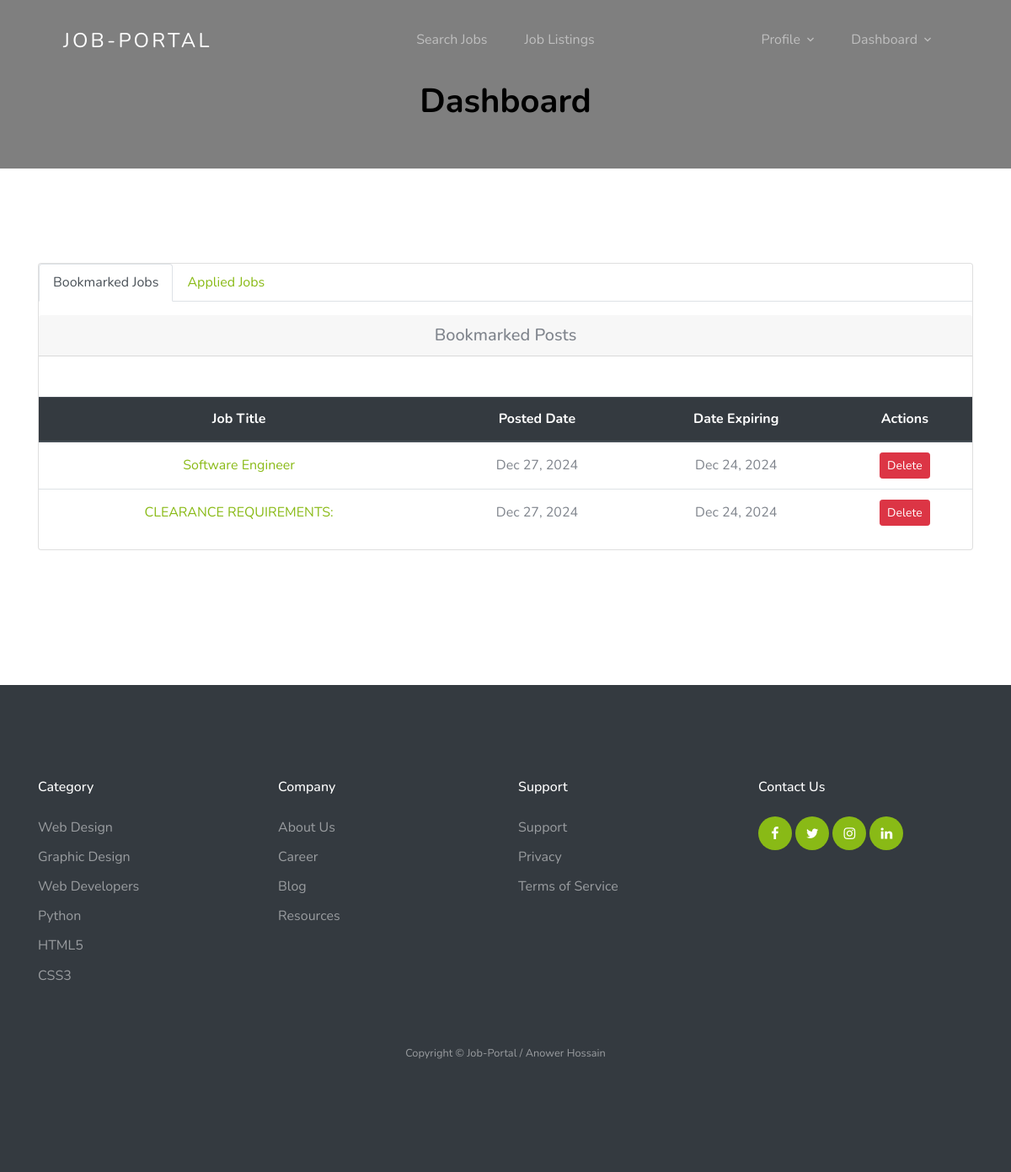
Page /dashboard/ (signed in) on the committed database.
### jobapp/models.py (models this page shows, shortened)
class BookmarkJob(models.Model):
    user = models.ForeignKey(User, on_delete=models.CASCADE)
    job = models.ForeignKey(Job, on_delete=models.CASCADE)
    timestamp = models.DateTimeField(auto_now=True, auto_now_add=False)

class Job(models.Model):
    user = models.ForeignKey(User, related_name='User', on_delete=models.CASCADE)
    title = models.CharField(max_length=300)
    description = RichTextField()
    tags = TaggableManager()
    location = models.CharField(max_length=300)
    job_type = models.CharField(choices=JOB_TYPE, max_length=1)
    category = models.ForeignKey(Category,related_name='Category', on_delete=models.CASCADE)
    salary = models.CharField(max_length=30, blank=True)
    company_name = models.CharField(max_length=300)
    company_description = RichTextField(blank=True, null=True)
    url = models.URLField(max_length=200)
    last_date = models.DateField()
    is_published = models.BooleanField(default=False)
    is_closed = models.BooleanField(default=False)
    timestamp = models.DateTimeField(auto_now=True)
    JOB_TYPE_CHOICES = (
        ('full_time', 'Full Time'),
        ('part_time', 'Part Time'),
        ('internship', 'Internship'),
    )
    type = models.CharField(max_length=20, choices=JOB_TYPE_CHOICES, default='full_time')

### jobapp/views.py (the view)
# urls.py: path('dashboard/', views.dashboard_view, name='dashboard'),
@login_required(login_url=reverse_lazy('account:login'))
def dashboard_view(request):
    jobs = []
    savedjobs = []
    appliedjobs = []
    total_applicants = {}
    if request.user.role == 'employer':
        jobs = Job.objects.filter(user=request.user.id)
        for job in jobs:
            count = Applicant.objects.filter(job=job.id).count()
            total_applicants[job.id] = count
    if request.user.role == 'employee':
        savedjobs = BookmarkJob.objects.filter(user=request.user.id)
        appliedjobs = Applicant.objects.filter(user=request.user.id)
    context = {
        'jobs': jobs,
        'savedjobs': savedjobs,
        'appliedjobs':appliedjobs,
        'total_applicants': total_applicants
    }
    return render(request, 'jobapp/dashboard.html', context)

### template/jobapp/dashboard.html (shortened to what this page needs)
{% extends 'base.html' %}
{% load static %}
{% load get_total_applicant %}
{% block content %}
<section class="section-hero overlay inner-page" id="home-section">
    <h1 class="text-center font-weight-bold">Dashboard</h1>
</section>
<section class="site-section">
    <div class="container">
        <div class="row">
            <div class="col-lg-12 mb-5">
                <div class="card">
                    {% if user.role == "employer" %}
                    <h3 class="card-header text-center">My All Jobs</h3>
                    {% if jobs %}
                    <table class="table text-center mt-5">
                        <thead class="thead-dark">
                            <tr>
                                <th>Job Title</th>
                                <th>Posted Date</th>
                                <th>Date Expiring</th>
                                <th>Status</th>
                                <th>Applicants</th>
                                <th>Actions</th>
                            </tr>
                        </thead>
                        <tbody>
                            {% for job in jobs %}
                            <tr id="row_{{ job.id }}">
                                <td class="text-left"><a href="{% url 'jobapp:single-job' job.id %}">{{ job.title }}</a></td>
                                <td>{{ job.timestamp | date:'M d, Y' }}</td>
                                <td>{{ job.last_date | date:'M d, Y' }}</td>
                                <td>
                                    {% if job.is_published %}
                                        <span class="badge badge-info">Published</span>
                                    {% else %}
                                        <span class="badge badge-danger px-2">Pending</span>
                                    {% endif %}
                                </td>
                                <td>
                                    {% get_total_applicant job as applicant_count %}
                                    {% if applicant_count %}
                                    <a href="{% url 'jobapp:applicants' job.id %}">
                                        <i class="fa fa-users"></i>
                                        <span class="badge badge-success text-white">
                                            {% if applicant_count > 1 %}
                                                {{ applicant_count }} Applicants
                                            {% else %}
                                                {{ applicant_count }} Applicant
                                            {% endif %}
                                        </span>
                                    </a>
                                    {% endif %}
                                </td>
                                <td>
                                    <a class="btn btn-info btn-sm" href="{% url 'jobapp:edit-job' job.id %}" role="button">Edit</a>
                                    {% if job.is_published %}
                                        {% if not job.is_closed %}
                                        <span id="change_job_status_{{ job.id }}">
                                            <button onclick="call_sw_alert_func('{{ job.id }}', 'Once clicked, your post will be marked as completed', 'close')"
                                                    class="text-white btn btn-success btn-sm">Close</button>
                                        </span>
                                        {% else %}
                                        <a class="text-white btn btn-success btn-sm" role="button">Closed</a>
                                        {% endif %}
                                    {% endif %}
                                    <button onclick="call_sw_alert_func('{{ job.id }}', 'Once deleted, you will not be able to recover this job!', 'delete')"
                                            class="btn btn-danger btn-sm">Delete</button>
                                </td>
                            </tr>
                            {% endfor %}
                        </tbody>
                    </table>
                    {% else %}
                    <p class="m-5">You don't have any jobs yet! <a href="{% url 'jobapp:create-job' %}">Create a new one.</a></p>
                    {% endif %}
                    {% elif user.role == "employee" %}
                    <ul class="mb-3 nav nav-tabs" id="myTab" role="tablist">
                        <li class="nav-item">
                            <a class="nav-link active" id="home-tab" data-toggle="tab" href="#home" role="tab" aria-controls="home" aria-selected="true">Bookmarked Jobs</a>
                        </li>
                        <li class="nav-item">
                            <a class="nav-link" id="profile-tab" data-toggle="tab" href="#profile" role="tab" aria-controls="profile" aria-selected="false">Applied Jobs</a>
                        </li>
                    </ul>
                    <div class="tab-content" id="myTabContent">
                        <div class="tab-pane fade show active" id="home" role="tabpanel" aria-labelledby="home-tab">
                            <h5 class="card-header text-center">Bookmarked Posts</h5>
                            {% if savedjobs %}
                            <table class="table text-center mt-5">
                                <thead class="thead-dark">
                                    <tr>
                                        <th>Job Title</th>
                                        <th>Posted Date</th>
                                        <th>Date Expiring</th>
                                        <th>Actions</th>
                                    </tr>
                                </thead>
                                <tbody>
                                    {% for job in savedjobs %}
                                    <tr id="row_{{ job.id }}">
                                        <td><a href="{% url 'jobapp:single-job' job.job.id %}">{{ job.job.title }}</a></td>
                                        <td>{{ job.timestamp | date:'M d, Y' }}</td>
                                        <td>{{ job.job.last_date | date:'M d, Y' }}</td>
                                        <td>
                                            <button onclick="call_sw_alert_func('{{ job.id }}', 'Once deleted, this post will be removed from your favorites!')" class="btn btn-danger btn-sm">Delete</button>
                                        </td>
                                    </tr>
                                    {% endfor %}
                                </tbody>
                            </table>
                            {% else %}
                            <p class="m-5">You haven't saved any jobs yet!</p>
                            {% endif %}
                        </div>
                    </div>
                    {% endif %}
                </div>
            </div>
        </div>
    </div>
</section>
{% endblock %}

### static/css/style.css (style rules this page uses)
body { font-weight: 400; font-size: 1rem; line-height: 1.7; position: relative; }
body:after { content: ""; position: absolute; top: 0; left: 0; right: 0; bottom: 0; background: rgba(0, 0, 0, 0.7); z-index: 100; opacity: 0; visibility: hidden; -webkit-transition: .3s all ease; -o-transition: .3s all ease; transition: .3s all ease; }
h1, h2, h3, h4 { color: #000; }
.site-section { padding-top: 7rem; padding-bottom: 7rem; position: relative; z-index: 2; }
.section-hero, .section-hero > .container > .row { height: 100vh; min-height: 900px; }
.section-hero.inner-page, .section-hero.inner-page > .container > .row { height: auto; min-height: auto; padding-top: 6em; padding-bottom: 3em; }
.section-hero.overlay, .section-hero.overlay-2 { position: relative; }
.section-hero.overlay:before, .section-hero.overlay-2:before { z-index: 1; position: absolute; content: ""; top: 0; left: 0; right: 0; bottom: 0; background: rgba(0, 0, 0, 0.5); }
.btn:after, .btn:before { display: none; }
.table td, .table th { vertical-align: middle !important; }

### rows in the picture
BookmarkJob: job "Software Engineer", timestamp "Dec 27, 2024", job.last_date "Dec 24, 2024"
BookmarkJob: job "CLEARANCE REQUIREMENTS:", timestamp "Dec 27, 2024", job.last_date "Dec 24, 2024"
